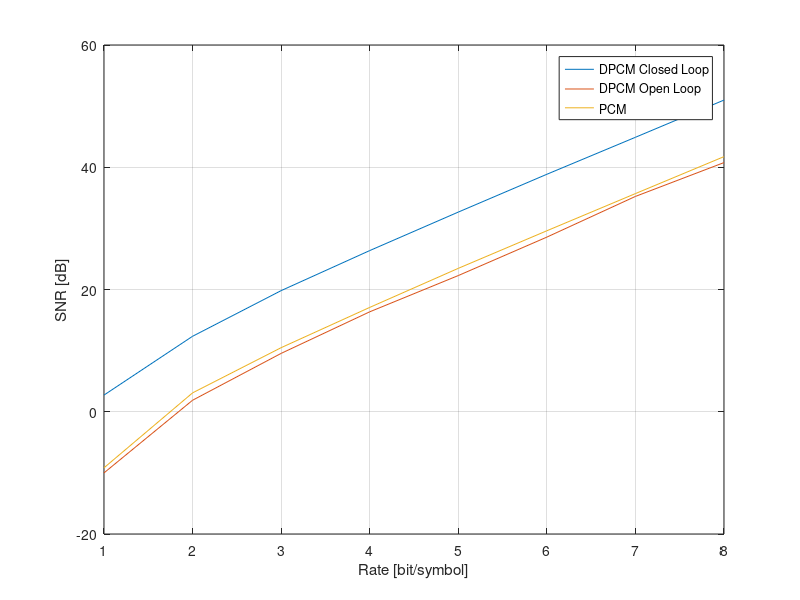

Reproduce this figure in MATLAB.
%% MMSP2 - Lab 3
%  Exercise 1 - Predictive coding

clear
close all
clc


%% 1) Generate 10000 samples of the random process
%%    x(n) = rho*x(n-1) + z(n), where rho=0.95 and z(n)~N(0,0.1)

N = 10000;
rho = 0.95;
z_var = 0.1;
z = randn(N,1) * sqrt(z_var);
x = filter(1,[1 -rho], z); %% la x è l uscita e z è l ingr


%% 2) Build a PCM codec. Quantize the signal with a uniform quantizer and
%%    R bits. Compute the R-D curve for R=1,2,...,8 bits (in terms of SNR)
R = 1:8;

max_x = max(x);
min_x = min(x);

MSE_pcm = zeros(length(R),1);
for ii = 1:length(R)

    % Determine delta
    delta = (max_x-min_x)/(2^R(ii)-1);
    % il -1 nn è a exp, è la stessa cose di dividere per M-1;
    %M era 2^R; è l'alternativa a unique

    % Quantize x
    x_q = delta * floor(x/delta) + delta/2; %MID RISE (repro contiene lo zero, aka ho il gradino in zero)
    %la x sarebbe la solita y, infame

    % Compute MSE_pcm
    MSE_pcm(ii) = mean((x-x_q).^2);

end
SNR_pcm = pow2db(var(x)./MSE_pcm); %MSE_pcm è un vect (quindi anche SNR_pcm), var(x) no


%% 3) Build a predictive codec in open loop. Use the optimal MMSE (Minimum Mean Squared Error) predictor.
%%    Use PCM to initialize the codec
% Remark:
% The optimal MMSE predictor is
% x_hat(n) = rho*x(n-1), hence the prediction residual is
% d(n) = x(n) - x_hat(n) = x(n) - rho*x(n-1) = z(n), aka il rumore ! Ricordati MIDA1
%
% For the first sample of the process (i.e. n = 1) we would have
% d(1) = x(1) - rho*x(0), which is impossible to compute. So, in order to
% highlight this fact, we set d(1) = NaN; please notice that the value of d(1)
% will remain unused.
%
% For the second sample of the process (i.e. n = 2) we have
% d(2) = x(2) - rho*x(1) = z(2).
%
% From that remark follows the definition of the vector d as
d = [NaN; z(2:N)];
%z è stata definita sopra e d è zeta nel caso dell'optimal predictor

max_d = max(d);
min_d = min(d);

MSE_olpc = zeros(length(R),1); %aka dell'OpenLoop
for ii = 1:length(R)
    x_tilde = zeros(N,1);

    % first sample: PCM
    delta_pcm = (max_x-min_x)/(2^R(ii)-1);
    x_tilde(1) = delta_pcm * floor(x(1)/delta_pcm) + delta_pcm/2;

    % next samples: OLPC
    delta_olpc = (max_d-min_d)/(2^R(ii)-1);
    d_tilde = delta_olpc * floor(d/delta_olpc) + delta_olpc/2;

    for nn = 2:N
        x_hat = rho*x_tilde(nn-1)
        x_tilde(nn) = d_tilde(nn) + x_hat; %rho is known also at the receiver!
        % è il predittore, nb rivedi schema sul quad !! e' l'OPEN LOOP !! ha il pred all'inizio
        %(solo primo) e alla parte del ricevitore
    end

    % MSE
    MSE_olpc(ii) = mean((x-x_tilde).^2);
    %l'errore è associato ad un segnale meno il suo quantizzato; ma in questo caso
    %quantizzo la diff tra x e x_hat cioè d, quindi il segnale ricostruito grazie alla
    %quantizz di d e x_tilde quindi uso questo. E' la stesso caso di valutare d- d_tilde (cioè d quantizzato)


end
SNR_olpc = pow2db(var(x)./MSE_olpc);


%% 4) Build a DPCM codec (aka closed loop). Use the optimal MMSE predictor.
%%    Use PCM to initialize the codec.

MSE_dpcm = zeros(length(R),1);
for ii = 1:length(R)
    x_tilde = zeros(N,1);

    % first sample: PCM
    delta_pcm = (max_x-min_x)/(2^R(ii)-1);
    x_tilde(1) = delta_pcm * floor(x(1)/delta_pcm) + delta_pcm/2;
    %nb, fin qui uguale a sopra

    % next samples: DPCM
    delta_dpcm = (max_d-min_d)/(2^R(ii)-1);
    % here we are assuming we know the max and min of d,
    % but in practice we should guess delta_dpcm

    for nn = 2:N %ricorda che questa parte è al decoder !!! che è uguale a quello del PCM
        x_hat = rho*x_tilde(nn-1); %quindi necessito di x_tilde(1) per iniziallizzarlo; questo processo lo faccio fuoti
        d = x(nn) - x_hat; %qui d si aggiorna ogni volta
        d_tilde = delta_dpcm * floor(d/delta_dpcm) + delta_dpcm/2;
        x_tilde(nn) = d_tilde + x_hat;
    end
    % qui uso Closed Loop !! pag 44 tagliasacchi
    % MSE
    MSE_dpcm(ii) = mean((x-x_tilde).^2);
end

SNR_dpcm = pow2db(var(x)./MSE_dpcm);

%% 5) Compare R-D curves for PCM, open-loop DPCM and closed-loop DPCM

plot(R,SNR_dpcm,R,SNR_olpc,R,SNR_pcm); %solo 3 curve, con l asse x sempre R dei bit
legend('DPCM Closed Loop','DPCM Open Loop','PCM');
grid on;
xlabel('Rate [bit/symbol]');
ylabel('SNR [dB]');
